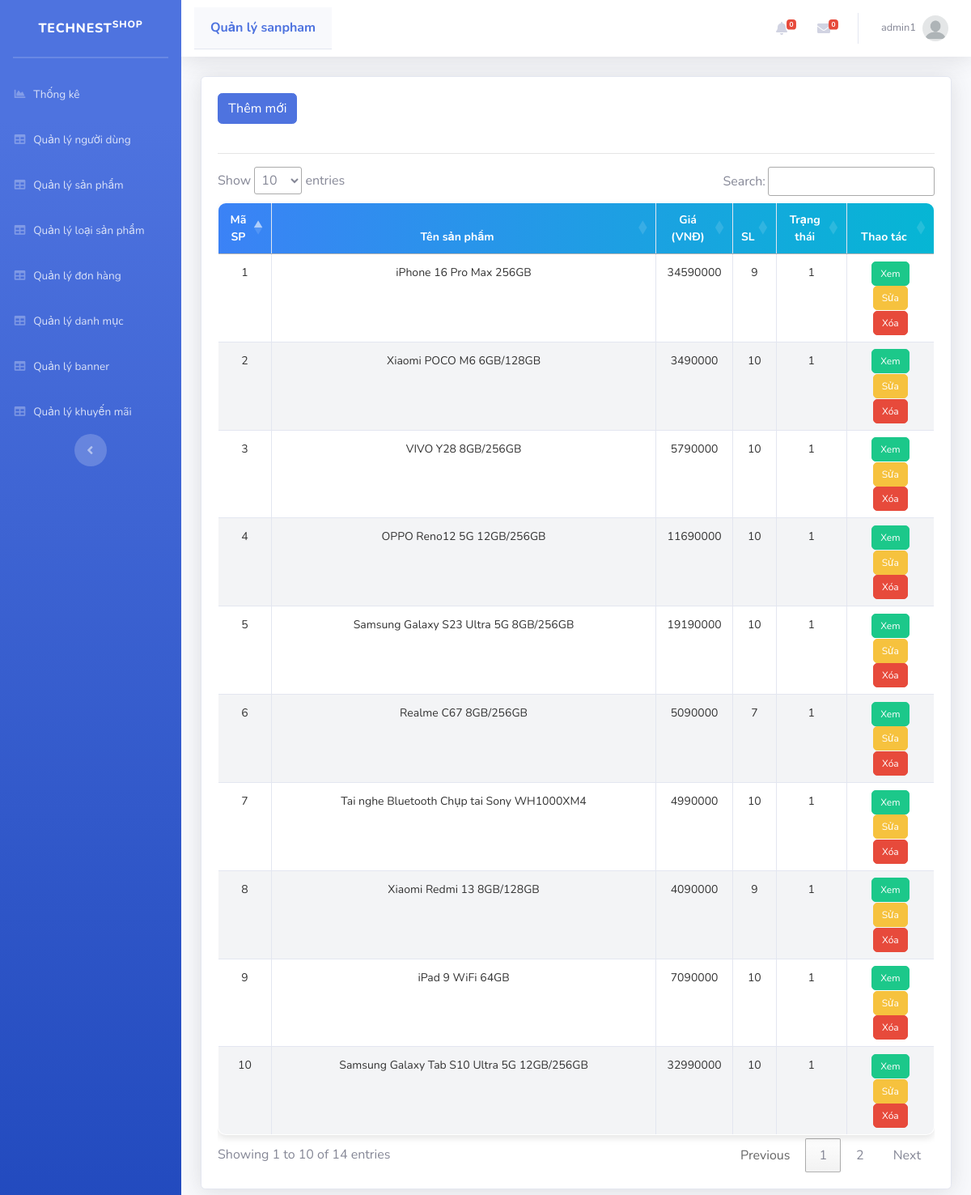
The page /Admin/index.php?mod=sanpham (signed in) on the database as committed earlier.
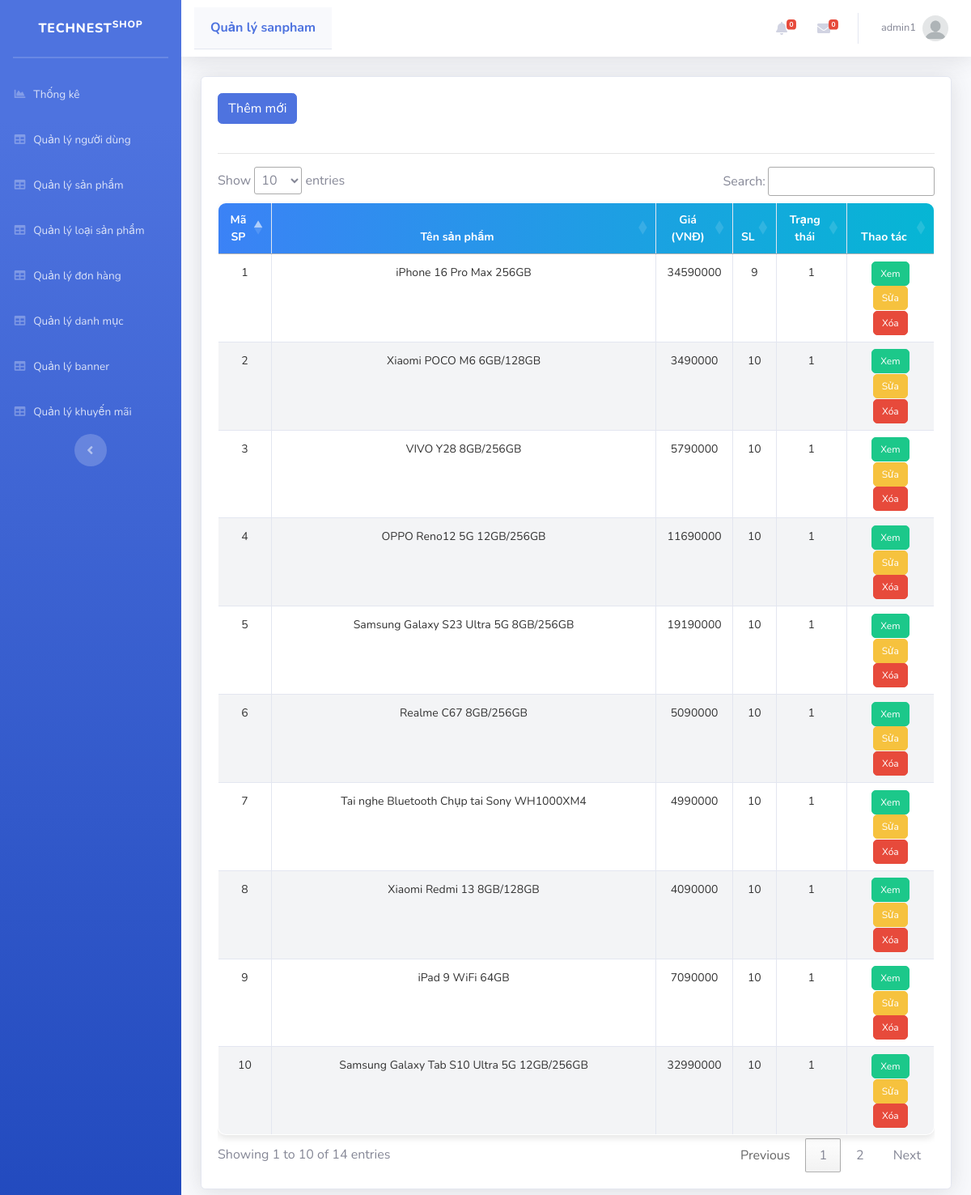
The same page on the database as committed later.
### tables this page shows
CREATE TABLE `sanpham` (
  `MaSP` int NOT NULL,
  `MaLSP` int NOT NULL,
  `MaDM` int NOT NULL,
  `TenSP` varchar(255) NOT NULL,
  `DonGia` int NOT NULL,
  `SoLuong` int UNSIGNED NOT NULL DEFAULT '1',
  `HinhAnh1` varchar(255) NOT NULL,
  `HinhAnh2` varchar(255) DEFAULT NULL,
  `HinhAnh3` varchar(255) DEFAULT NULL,
  `MaKM` int NOT NULL,
  `ManHinh` text,
  `HDH` text,
  `CamSau` text,
  `CamTruoc` text,
  `CPU` text,
  `Ram` text,
  `Rom` text,
  `SDCard` text,
  `Pin` text,
  `TrangThai` int NOT NULL,
  `MoTa` text NOT NULL,
  `ThoiGian` datetime DEFAULT NULL
);

### Admin/MVC/Controllers/SanphamController.php (called while the page is built, shortened)
<?php
class SanphamController
{
    var $sanpham_model;
    public function __construct()
    {
        $this->sanpham_model = new sanpham();
    }
    public function list()
    {
        $data = $this->sanpham_model->All();
        require_once("MVC/Views/Admin/index.php");
    }
}

### Admin/MVC/Models/connection.php (called while the page is built, shortened)
<?php
class Connection
{
    function __construct()
    {
        $severname = "localhost";
        $username = "root";
        $password = "";
        $db_name = "tech_nest";
        $this->conn = new mysqli($severname, $username, $password, $db_name);
    }
}

### Admin/MVC/Models/model.php (called while the page is built, shortened)
<?php
require_once("connection.php");
class Model
{
    var $table;
    var $contens;
    function __construct()
    {
        $conn_obj = new Connection();
        $this->conn = $conn_obj->conn;
    }
    function All()
    {
        $query = "select * from $this->table ORDER BY $this->contens DESC ";
        require("result.php");
        return $data;
    }
}

### Admin/MVC/Models/result.php (called while the page is built)
<?php
$result = $this->conn->query($query);
$data = array();
while ($row = $result->fetch_assoc()) {
    $data[] = $row;
}

### Admin/MVC/Views/sanpham/list.php (the view, shortened to what this page needs)
<?php if (isset($_SESSION['isLogin_Admin']) && $_SESSION['isLogin_Admin'] == true) { ?>
  <a href="?mod=sanpham&act=add" type="button" class="btn btn-primary">Thêm mới</a>
<?php } ?>
<hr>
<table class="table table-bordered" id="dataTable" width="100%" cellspacing="0">
  <thead>
    <tr>
      <th scope="col">Mã SP</th>
      <th scope="col">Tên sản phẩm</th>
      <th scope="col">Giá (VNĐ)</th>
      <th scope="col">SL</th>
      <th scope="col">Trạng thái</th>
      <th scope="col">Thao tác</th>
    </tr>
  </thead>
  <tbody>
    <?php foreach ($data as $row) { ?>
      <tr>
        <td scope="row"><?= $row['MaSP'] ?></td>
        <td><?= $row['TenSP'] ?></td>
        <td><?= $row['DonGia'] ?></td>
        <td><?= $row['SoLuong'] ?></td>
        <td><?= $row['TrangThai'] ?></td>
        <td>
          <a href="../index.php?act=detail&id=<?= $row['MaSP'] ?>" type="button" class="btn btn-success" target="_blank">Xem</a>
          <?php if (isset($_SESSION['isLogin_Admin']) && $_SESSION['isLogin_Admin'] == true) { ?>
            <a href="?mod=sanpham&act=edit&id=<?= $row['MaSP'] ?>" type="button" class="btn btn-warning">Sửa</a>
            <a href="?mod=sanpham&act=delete&id=<?= $row['MaSP'] ?>" onclick="return confirm('Bạn có thật sự muốn xóa ?');" type="button" class="btn btn-danger">Xóa</a>
          <?php } ?>
        </td>
      </tr>
    <?php } ?>
  </tbody>
</table>

Rows that differ between the two databases and show on the page:
changed sanpham "Xiaomi Redmi 13 8GB/128GB": SoLuong "9" → "10"
changed sanpham "Realme C67 8GB/256GB": SoLuong "7" → "10"
